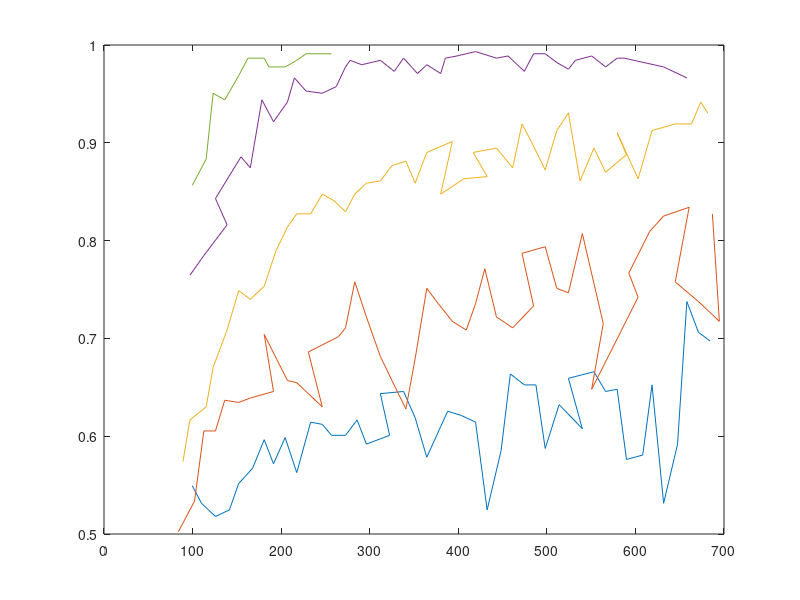

The MATLAB source for this figure:
clear
load goldShadlen_data.mat

% save goldShadlen.mat
N = 47;

dataX = nan(5,47);
dataY = nan(5,47);
for i = 1:length(realX)
    dataX(i,1:length(realX{i})) = realX{i};
    dataY(i,1:length(realX{i})) = realY{i};
end

dataX = dataX';
dataY = dataY';

figure(1); clf;
plot(dataX, dataY)

save goldShadlen dataX dataY